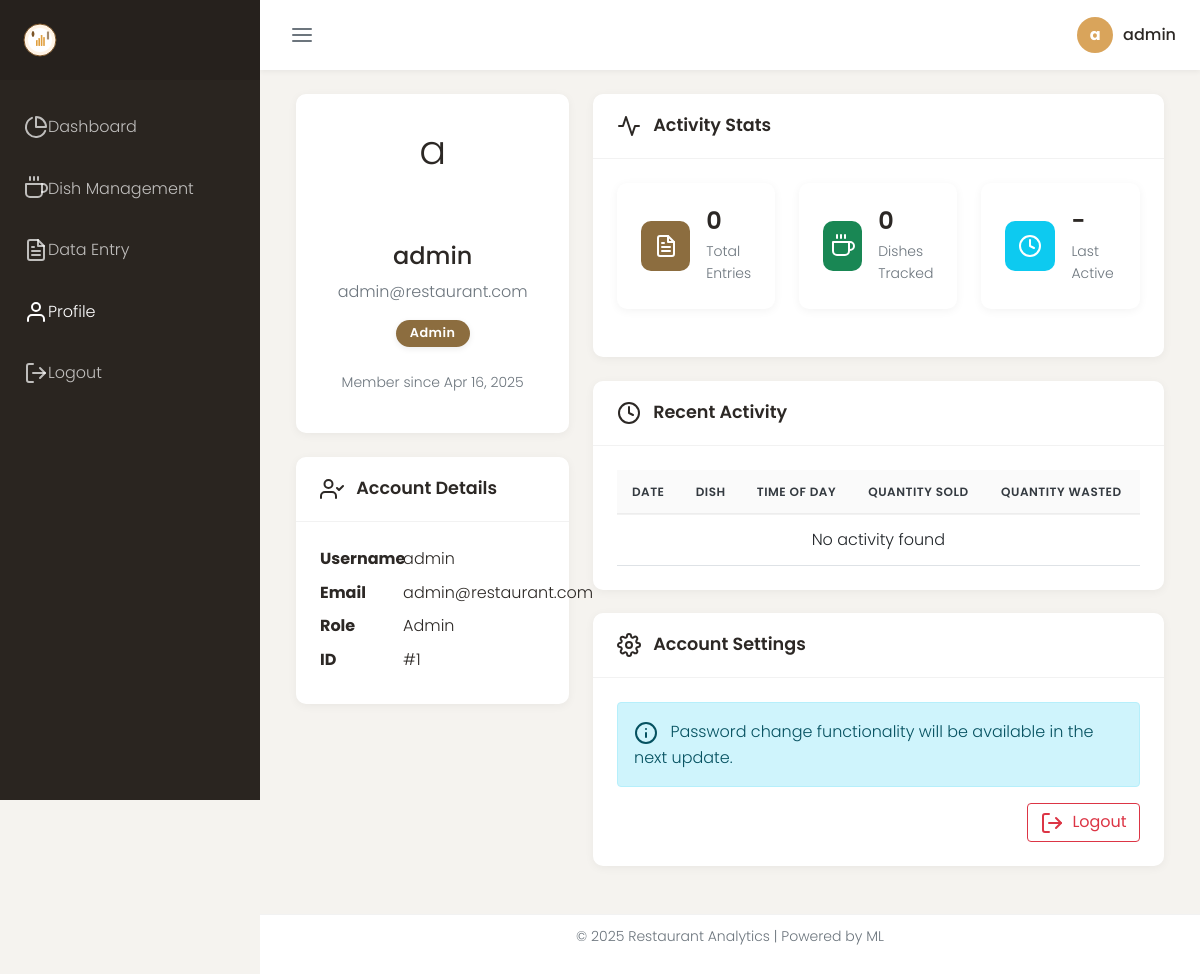
The app's page /profile (signed in) with its own data.
### models.py (models this page shows, shortened)
class User(UserMixin, db.Model):
    id = db.Column(db.Integer, primary_key=True)
    username = db.Column(db.String(64), unique=True, nullable=False)
    email = db.Column(db.String(120), unique=True, nullable=False)
    password_hash = db.Column(db.String(256), nullable=False)
    role = db.Column(db.String(20), nullable=False, default='staff')  # 'admin' or 'staff'
    created_at = db.Column(db.DateTime, default=datetime.utcnow, nullable=False)
    daily_data = db.relationship('DailyData', backref='user', lazy=True)

### routes.py (the view)
    @app.route('/profile')
    @login_required
    def profile():
        stats = {
            'total_entries': DailyData.query.filter_by(user_id=current_user.id).count(),
            'dishes_tracked': db.session.query(db.func.count(db.distinct(DailyData.dish_id))).filter_by(user_id=current_user.id).scalar(),
            'last_active': DailyData.query.filter_by(user_id=current_user.id).order_by(DailyData.created_at.desc()).first(),
            'recent_activity': DailyData.query.filter_by(user_id=current_user.id).order_by(DailyData.created_at.desc()).limit(5).all()
        }
        return render_template('profile.html', title='Profile', user=current_user, stats=stats)

### models.py (called while the page is built)
@login_manager.user_loader
def load_user(user_id):
    return User.query.get(int(user_id))

### templates/profile.html (shortened to what this page needs)
{% extends "base.html" %}
{% block content %}
<div class="container-fluid">
    <div class="row">
        <div class="col-lg-4">
            <div class="dashboard-card">
                <div class="dashboard-card-body text-center">
                    <div class="mb-4">
                        <div class="user-image mx-auto" style="width: 100px; height: 100px; font-size: 40px;">
                            {{ user.username[0] }}
                        </div>
                    </div>
                    <h4>{{ user.username }}</h4>
                    <p class="text-muted">{{ user.email }}</p>
                    <div class="badge bg-{{ 'primary' if user.role == 'admin' else 'secondary' }} mb-3">
                        {{ user.role.capitalize() }}
                    </div>
                    <p class="text-muted small">Member since {{ user.created_at.strftime('%b %d, %Y') }}</p>
                </div>
            </div>
            <div class="dashboard-card mt-4">
                <div class="dashboard-card-header">
                    <h5 class="dashboard-card-title">
                        <i data-feather="user-check" class="feather-sm me-2"></i>
                        Account Details
                    </h5>
                </div>
                <div class="dashboard-card-body">
                    <dl class="row mb-0">
                        <dt class="col-sm-4">Username</dt>
                        <dd class="col-sm-8">{{ user.username }}</dd>
                        <dt class="col-sm-4">Email</dt>
                        <dd class="col-sm-8">{{ user.email }}</dd>
                        <dt class="col-sm-4">Role</dt>
                        <dd class="col-sm-8">{{ user.role.capitalize() }}</dd>
                        <dt class="col-sm-4">ID</dt>
                        <dd class="col-sm-8">#{{ user.id }}</dd>
                    </dl>
                </div>
            </div>
        </div>
        <div class="col-lg-8">
            <div class="dashboard-card">
                <div class="dashboard-card-header">
                    <h5 class="dashboard-card-title">
                        <i data-feather="activity" class="feather-sm me-2"></i>
                        Activity Stats
                    </h5>
                </div>
                <div class="dashboard-card-body">
                    <div class="row">
                        <div class="col-md-4">
                            <div class="stat-card">
                                <div class="stat-card-icon bg-primary text-white">
                                    <i data-feather="file-text"></i>
                                </div>
                                <div class="stat-card-content">
                                    <h5 class="stat-card-value">{{ stats.total_entries }}</h5>
                                    <p class="stat-card-label">Total Entries</p>
                                </div>
                            </div>
                        </div>
                        <div class="col-md-4">
                            <div class="stat-card">
                                <div class="stat-card-icon bg-success text-white">
                                    <i data-feather="coffee"></i>
                                </div>
                                <div class="stat-card-content">
                                    <h5 class="stat-card-value">{{ stats.dishes_tracked }}</h5>
                                    <p class="stat-card-label">Dishes Tracked</p>
                                </div>
                            </div>
                        </div>
                        <div class="col-md-4">
                            <div class="stat-card">
                                <div class="stat-card-icon bg-info text-white">
                                    <i data-feather="clock"></i>
                                </div>
                                <div class="stat-card-content">
                                    <h5 class="stat-card-value">
                                        {% if stats.last_active %}
                                            {{ stats.last_active.date.strftime('%b %d') }}
                                        {% else %}
                                            -
                                        {% endif %}
                                    </h5>
                                    <p class="stat-card-label">Last Active</p>
                                </div>
                            </div>
                        </div>
                    </div>
                </div>
            </div>
            <div class="dashboard-card mt-4">
                <div class="dashboard-card-header">
                    <h5 class="dashboard-card-title">
                        <i data-feather="clock" class="feather-sm me-2"></i>
                        Recent Activity
                    </h5>
                </div>
                <div class="dashboard-card-body">
                    <div class="table-responsive">
                        <table class="table table-hover">
                            <thead>
                                <tr>
                                    <th>Date</th>
                                    <th>Dish</th>
                                    <th>Time of Day</th>
                                    <th>Quantity Sold</th>
                                    <th>Quantity Wasted</th>
                                </tr>
                            </thead>
                            <tbody>
                                {% for activity in stats.recent_activity %}
                                <tr>
                                    <td>{{ activity.date.strftime('%Y-%m-%d') }}</td>
                                    <td>{{ activity.dish.name }}</td>
                                    <td>{{ activity.time_of_day.capitalize() }}</td>
                                    <td>{{ activity.quantity_sold }}</td>
                                    <td>{{ activity.quantity_wasted }}</td>
                                </tr>
                                {% else %}
                                <tr>
                                    <td colspan="5" class="text-center">No activity found</td>
                                </tr>
                                {% endfor %}
                            </tbody>
                        </table>
                    </div>
                </div>
            </div>
            <div class="dashboard-card mt-4">
                <div class="dashboard-card-header">
                    <h5 class="dashboard-card-title">
                        <i data-feather="settings" class="feather-sm me-2"></i>
                        Account Settings
                    </h5>
                </div>
                <div class="dashboard-card-body">
                    <div class="alert alert-info">
                        <i data-feather="info" class="feather-sm me-2"></i>
                        Password change functionality will be available in the next update.
                    </div>
                    <div class="d-flex justify-content-end">
                        <a href="{{ url_for('logout') }}" class="btn btn-outline-danger">
                            <i data-feather="log-out" class="feather-sm me-1"></i>
                            Logout
                        </a>
                    </div>
                </div>
            </div>
        </div>
    </div>
</div>
{% endblock %}

### templates/base.html (shortened to what this page needs)
<!DOCTYPE html>
<html lang="en">
<head>
    <link href="https://cdn.jsdelivr.net/npm/bootstrap@5.1.3/dist/css/bootstrap.min.css" rel="stylesheet">
    <link href="https://cdnjs.cloudflare.com/ajax/libs/font-awesome/6.0.0-beta3/css/all.min.css" rel="stylesheet">
    <link rel="stylesheet" href="https://cdn.jsdelivr.net/npm/daterangepicker@3.1.0/daterangepicker.css">
    <link href="https://cdn.jsdelivr.net/npm/aos@2.3.4/dist/aos.css" rel="stylesheet">
    <link rel="stylesheet" href="{{ url_for('static', filename='css/style.css') }}">
</head>
<body>
    {% if current_user.is_authenticated %}
        <div class="dashboard-container">
            <aside class="sidebar">
                <div class="sidebar-header">
                    <a href="{{ url_for('dashboard') }}" class="sidebar-brand">
                        <img src="{{ url_for('static', filename='svg/logo.svg') }}" alt="Restaurant Analytics" height="40">
                    </a>
                </div>
                <ul class="sidebar-menu">
                    <li class="sidebar-item">
                        <a href="{{ url_for('dashboard') }}" class="sidebar-link">
                            <i data-feather="pie-chart"></i>
                            <span>Dashboard</span>
                        </a>
                    </li>
                    <li class="sidebar-item">
                        <a href="{{ url_for('dish_management') }}" class="sidebar-link">
                            <i data-feather="coffee"></i>
                            <span>Dish Management</span>
                        </a>
                    </li>
                    <li class="sidebar-item">
                        <a href="{{ url_for('daily_data') }}" class="sidebar-link">
                            <i data-feather="file-text"></i>
                            <span>Data Entry</span>
                        </a>
                    </li>
                    <li class="sidebar-item">
                        <a href="{{ url_for('profile') }}" class="sidebar-link">
                            <i data-feather="user"></i>
                            <span>Profile</span>
                        </a>
                    </li>
                    <li class="sidebar-item">
                        <a href="{{ url_for('logout') }}" class="sidebar-link">
                            <i data-feather="log-out"></i>
                            <span>Logout</span>
                        </a>
                    </li>
                </ul>
            </aside>
            <div class="main-content">
                <header class="main-header">
                    <button class="toggle-sidebar" id="toggle-sidebar">
                        <i data-feather="menu"></i>
                    </button>
                    <div class="user-menu dropdown">
                        <a href="#" class="dropdown-toggle" id="userDropdown" data-bs-toggle="dropdown" aria-expanded="false">
                            <div class="user-image">{{ current_user.username[0] }}</div>
                            <div class="user-name">{{ current_user.username }}</div>
                        </a>
                    </div>
                </header>
                <div class="main-body">
                    {% block content %}{% endblock %}
                </div>
                <footer class="main-footer">
                    <div class="text-center">
                        <p>&copy; {{ now.year }} Restaurant Analytics | Powered by ML</p>
                    </div>
                </footer>
            </div>
        </div>
    {% endif %}
</body>
</html>

### records on screen
User: username "a", username "admin", email "admin@restaurant.com", role "Admin", created_at "Apr 16, 2025", id "1"

### other values on screen
{{ stats.total_entries }} "0"
{{ stats.dishes_tracked }} "0"
